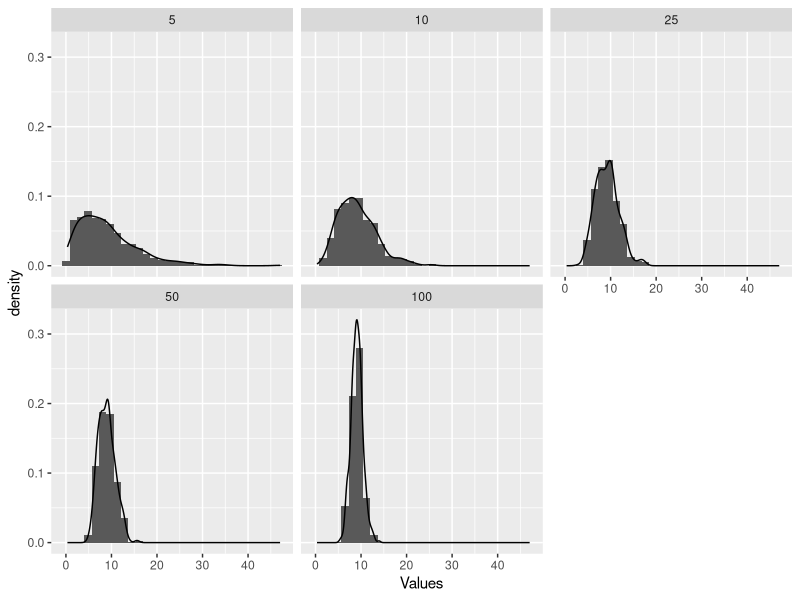

This figure's R source: (Note: this script raises an error after producing the figure.)
## ---- chunk 1
knitr::opts_chunk$set(echo = TRUE)
## ---- chunk 2
library(ggplot2)
samp_size  <- c(5, 10, 25, 50, 100)
n          <- 500 
samp_means <- cbind(rep(NA, n*length(samp_size)),
                    rep(NA, n*length(samp_size)))
colnames(samp_means) <- c("Values", "SampleSize")


for (j in 1:length(samp_size)) {
  for (i in 1:n) {
    row <- (j-1)*n + i
    samp_means[row, 1] <- var(rnorm(samp_size[j], mean = 10, sd = 3))
    samp_means[row, 2] <- samp_size[j]
  }
}

ggplot(data.frame(samp_means)) +
  geom_histogram(aes(x = Values, y = ..density..)) +
  geom_density(aes(x = Values)) +
  facet_wrap(~SampleSize)
## ---- chunk 3
gam.MMest <- function(data) {
  #estimates \hat{a} and \hat{s} that best fit the data
  m <- mean(data)
  v <- var(data)
  return(c(a = m^2/v, s = v/m))
}

cat.MM   <- gam.MMest(cats$Hwt)
gam_args <- list(shape = cat.MM[1], scale = cat.MM[2])

ggplot(cats) +
  geom_histogram(aes(x = Hwt, y = ..density..)) +
  geom_density(aes(x = Hwt), linetype = "dashed") +
  stat_function(aes(x = Hwt), fun = dgamma, args = gam_args, color = "red")

# use nlm
gam.diff <- function(params, data) {
  a <- params[1]
  s <- params[2]
  return((mean(data) - a*s )^2 + (var(data) - a*s^2)^2)
}

nlm(gam.diff, c(19, 1), data = cats$Hwt)
## ---- chunk 4
gam.ll <- function(params, data) {
  # Input: parameter vector (length2, shape and scale)
  # Input: data
  a <- params[1]
  s <- params[2]
  return(-sum(dgamma(data, shape = a, scale = s, log = TRUE)))
}
cat.MLE <- nlm(gam.ll, c(19, 1), data = cats$Hwt)$estimate


MLE_args <- list(shape = cat.MLE[1], scale = cat.MLE[2])
MM_args <- list(shape = cat.MM[1], scale = cat.MM[2])


loglikelihood <- function(data,parameter){
        shape1 <- parameter[1]
        shape2 <- parameter[2]
        return(-sum(dbeta(data,shape1,shape2,log = TRUE)))
}

nlm(loglikelihood,c(as.numeric(mm.estimate[1]),shape2 = as.numeric(mm.estimate[2])),data=baseball$OBP)$estimate

ggplot(cats) +
  geom_histogram(aes(x = Hwt, y = ..density..)) +
  geom_density(aes(x = Hwt,col='ture density of data'), linetype = "dashed") +
  stat_function(aes(x = Hwt,col='method of moment'), fun = dgamma, args = MM_args) +
  stat_function(aes(x = Hwt,col='method of maximum likelihood'), fun = dgamma, args = MLE_args)
## ---- chunk 5
a <- cat.MM["a"]
s <- cat.MM["s"]
qqplot(cats$Hwt, qgamma((1:99)/100, shape = a, scale = s),ylab = "Theoretical Quantiles")
abline(0, 1, col = "red")

## ---- chunk 6
plot(ecdf(cats$Hwt),main = "Empirical CDF of Cat Heart Weights")
# this method can be used to test whether data is follows a given distribution
plot(ecdf(pgamma(cats$Hwt,shape = a,scale = s)),main='calibration of gamma distribution')
abline(0,1,col='red')
## ---- chunk 7
n <- length(cats$Hwt)
train <- sample(1:n, size = round(.9*n))
cat.MM <- gam.MMest(cats$Hwt[train])
a <- cat.MM["a"]
s <- cat.MM["s"]
ks.test(cats$Hwt[-train], pgamma, shape = a, scale = s)

## ---- chunk 8
# 1000 bootstrap resamples from cats$Hwt
B <- 1000
param_ests <- matrix(NA, nrow = B, ncol = 2)
colnames(param_ests) <- c("a", "s")
for (b in 1:B) {
        resamp <- sample(1:n, n, replace = TRUE)
        param_ests[b, ] <- gam.MMest(cats$Hwt[resamp])
}

param_ests <- data.frame(param_ests)

# confidence interval
CI.a <- quantile(param_ests$a, probs = c(0.025, 0.975))
CI.s <- quantile(param_ests$s, probs = c(0.025, 0.975))

ggplot(param_ests) +
  geom_histogram(aes(x = a)) +
  geom_vline(xintercept = mean(a), col = "red") +
  geom_vline(xintercept = CI.a[1], col = "red", linetype = "dashed") +
  geom_vline(xintercept = CI.a[2], col = "red", linetype = "dashed")
## ---- chunk 9
states <- data.frame(state.x77, Region = state.region)
# Maximum entry in each column
apply(states[,1:8], MARGIN = 2, FUN = max)
apply(states[,1:8], MARGIN = 2, FUN = which.max)
rownames(states)[apply(states[,1:8], MARGIN = 2, FUN = which.max)]

# Rewrite the books so the Northeast gets less frost
top.3.names = function(v, names.v) {
        names.v[order(v, decreasing=TRUE)[1:3]]
}
apply(states[, 1:7], MARGIN = 2, FUN = top.3.names,names.v = rownames(states))


## ---- chunk 10
mapply(rep, 1:4, 4:1)

## ---- chunk 11
KNN <- function(new_point,k=5,data=Weekly[,2:6],direction=Weekly$Direction){
        
        n <- nrow(data)
        stopifnot(length(new_point)==5,length(direction)==n)
        
        # first calcualte the euclidean distance between new point and all other points
        
        new_point_matrix <- rep(new_point,each=n)
        distance <- sqrt(rowSums((new_point_matrix - data)^2))

        
        #Create the set $\mathcal{N}_{new}$ containing the $K$ closest points (or, nearest neighbors) to the new point.
        k_near <- direction[order(distance)[1:k]]
        
        #Determine the number of 'UPs' and 'DOWNs' in $\mathcal{N}_{new}$ and classify the new point according to the most frequent.
        prediction <- names(which.max(table(k_near)))
        
        return(prediction)
        
}



train <- Weekly[Weekly$Year<2009,]
test <- Weekly[Weekly$Year>=2009,]

prediction <- c()
for(i in 1:nrow(test)){
        new_point <- test[i,2:6]
        prediction_this <- KNN(as.numeric(new_point),data = train[,2:6],direction = train$Direction)
        prediction <- c(prediction,prediction_this)
        
}

test.error <- mean(prediction!=test$Direction)
test.error
## ---- chunk 12
library(dplyr)

housing%>%
        select(assessed_value,boro_name)%>%
        group_by(boro_name)%>%
        summarize(median=median(assessed_value))

splited <- split(housing,housing$boro_name)
myfunction <- function(df){
        return(median(df$assessed_value,na.rm = TRUE))
}
sapply(splited,FUN = myfunction)

tapply(housing$assessed_value,INDEX = housing$boro_name,median,na.rm=TRUE)
